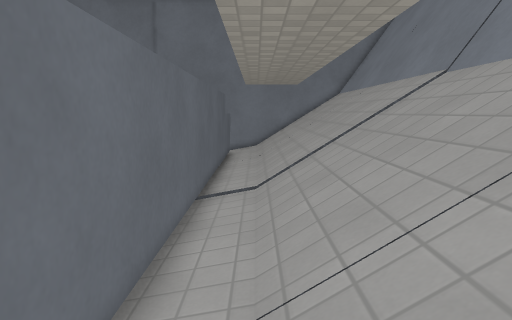
View 1 (above)

17 first-person views from a walk through a level from a Godot 3-D game. The camera is 1.4 m above the floor, tilts 8° down and sees 75° across. The floor is counted in squares, 0.5 m on a side. Each view is taken from the middle of a square. On the plan, view 1 faces up. The plan holds only what a view shows up to about 20 squares ahead; the rest is blank. The place goes on beyond the plan. Surface patterns are stand-ins for the level's own textures.

View 2
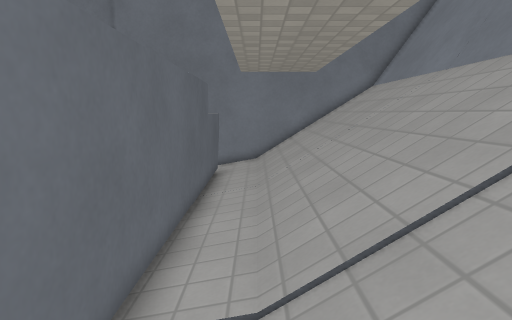

View 3
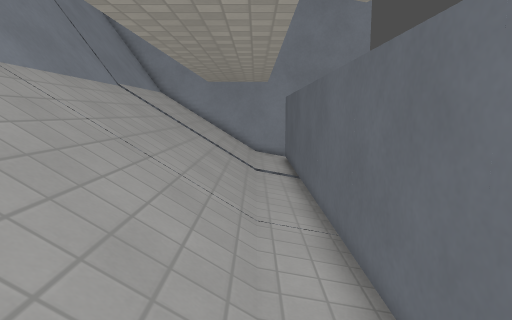

View 4
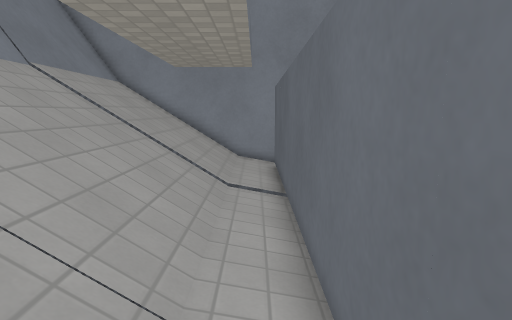

View 5
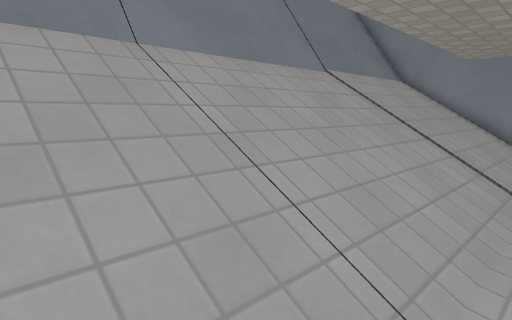

View 6
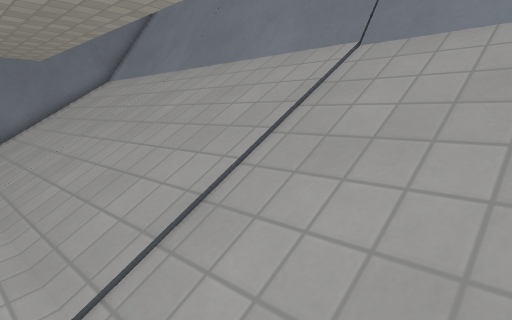

View 7
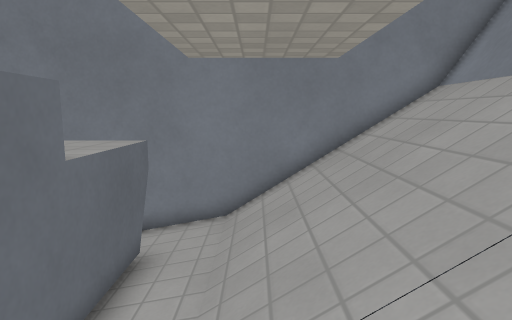

View 8
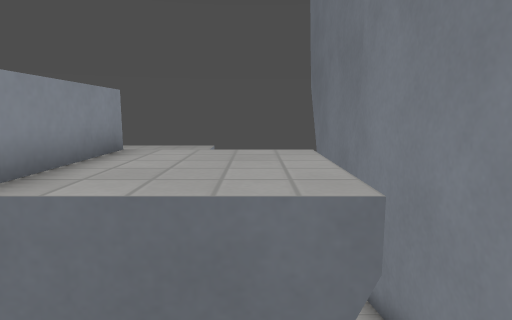

View 9
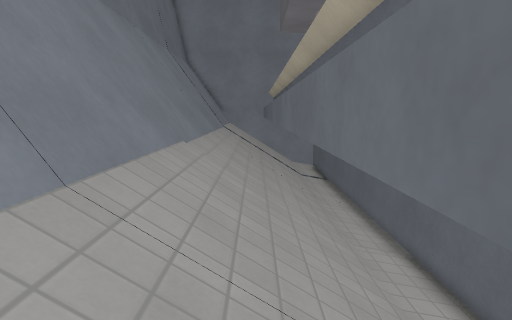

View 10
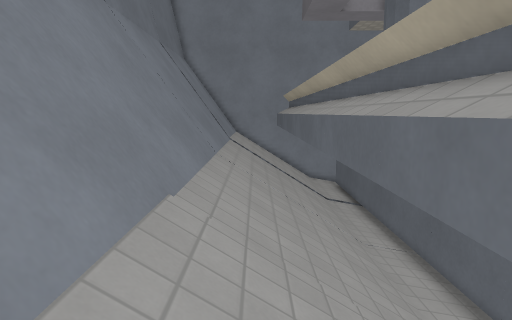

View 11
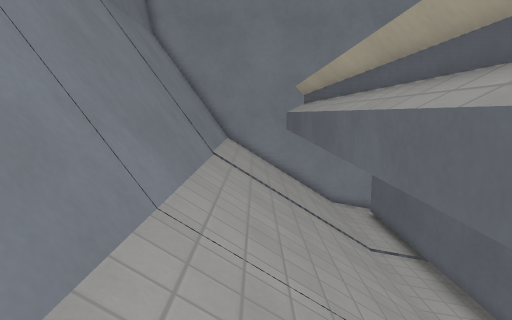

View 12
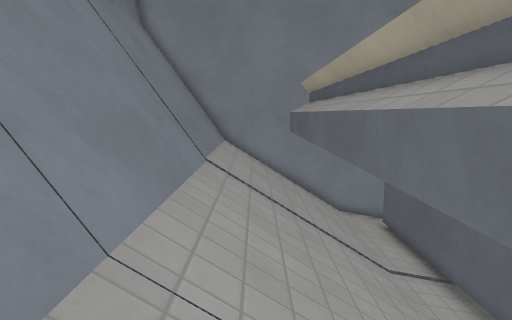

View 13
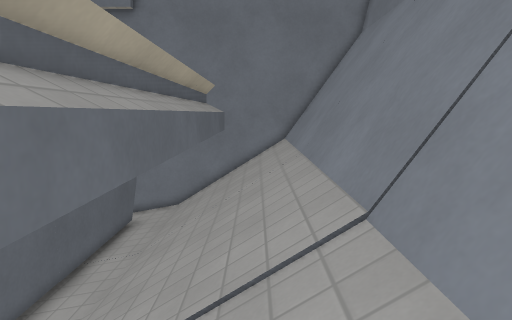

View 14
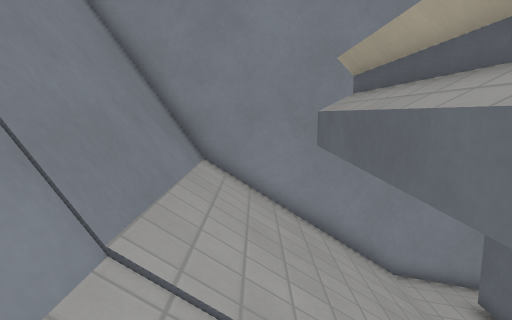

View 15
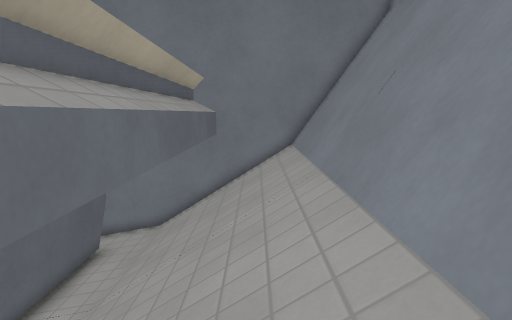

View 16
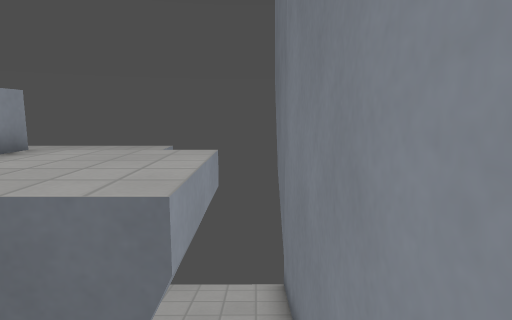

View 17
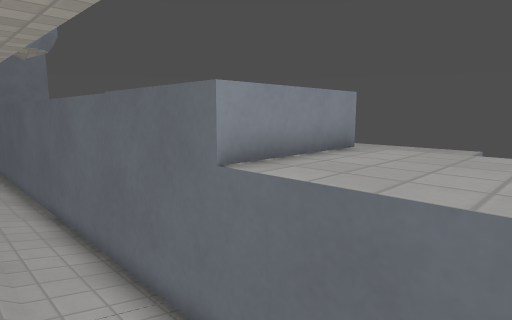

### Floor plan
Key: @ floor where view 1 was taken; # wall or solid block; x gap in a wall; . main floor; - floor 0.25 m lower than the main floor; _ floor 0.5 m lower than the main floor; / step, stairs or slope; = window, fence, low wall or low ledge; ^ raised ledge.
Columns run from 8 left of view 1 to 8 right of it. Each row starts with its distance up from view 1.
 28 #################
 27  __  --..//////=#
 26  _^^^^^..//#///=#
 25  _^^^^^..//#///=#
 24   ^^^^^..//#///=#
 23   ^^^^^..//#///=#
 22    ####..//#///=#
 21       #..//#///=#
 20       #..//#///=#
 19       #..//#///=#
 18       #..//#///=#
 17       #..//#///=#
 16       #..//#///=#
 15       #..//#///=#
 14       #..//#///=#
 13       #..//#///=#
 12       #.///#///=#
 11       #..//#///=#
 10       #..//#///=#
  9       #..//#///=#
  8       #..//#///=#
  7       #..//#///=#
  6       #..//#///=#
  5       #..//#///=#
  4       #..//#///=#
  3       #..//#///=#
  2       #..//#///=#
  1       #..//#///=#
  0       #.@//#///=#
 -1       #..//#///=#
 -2       #..//#///=#
 -3       #..//#///=#
 -4       #.///#///=#
 -5       #..//#///=#
 -6       #..//#///=#
 -7       #..//#///=#
 -8       #..//#///=#
 -9       #..//#///=#
-10       #..//x///=#
-11       ###########

Positions as (right, up) in squares from view 1, and headings:
1: (0, 0), facing up
2: (0, 8), facing up
3: (0, 13), facing down
4: (-1, 8), facing down
5: (-1, 8), facing down-right
6: (-1, 8), facing up-right
7: (1, 17), facing up
8: (1, 25), facing left
9: (4, 25), facing down
10: (5, 19), facing down
11: (5, 10), facing down
12: (5, 8), facing down
13: (5, 7), facing up
14: (5, 0), facing down
15: (5, 11), facing up
16: (1, 27), facing left
17: (1, 26), facing down-left
